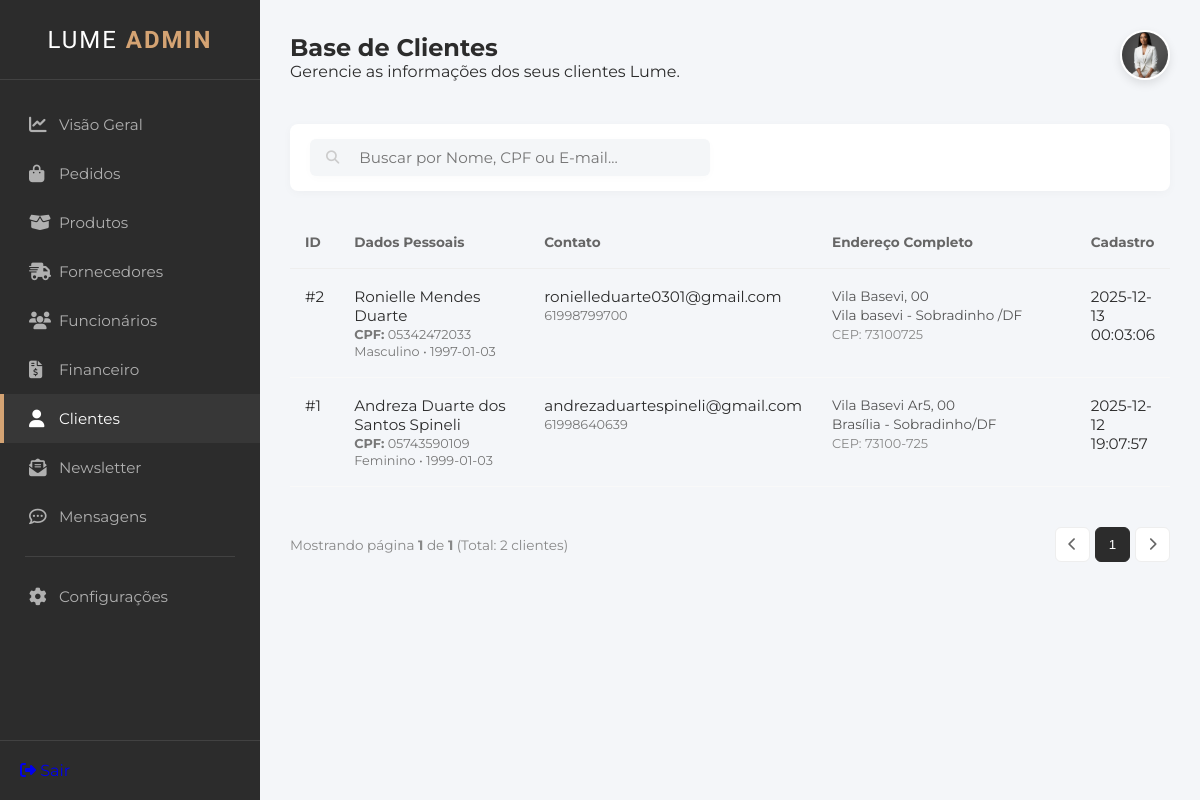
The page /cliente on the database as committed earlier.
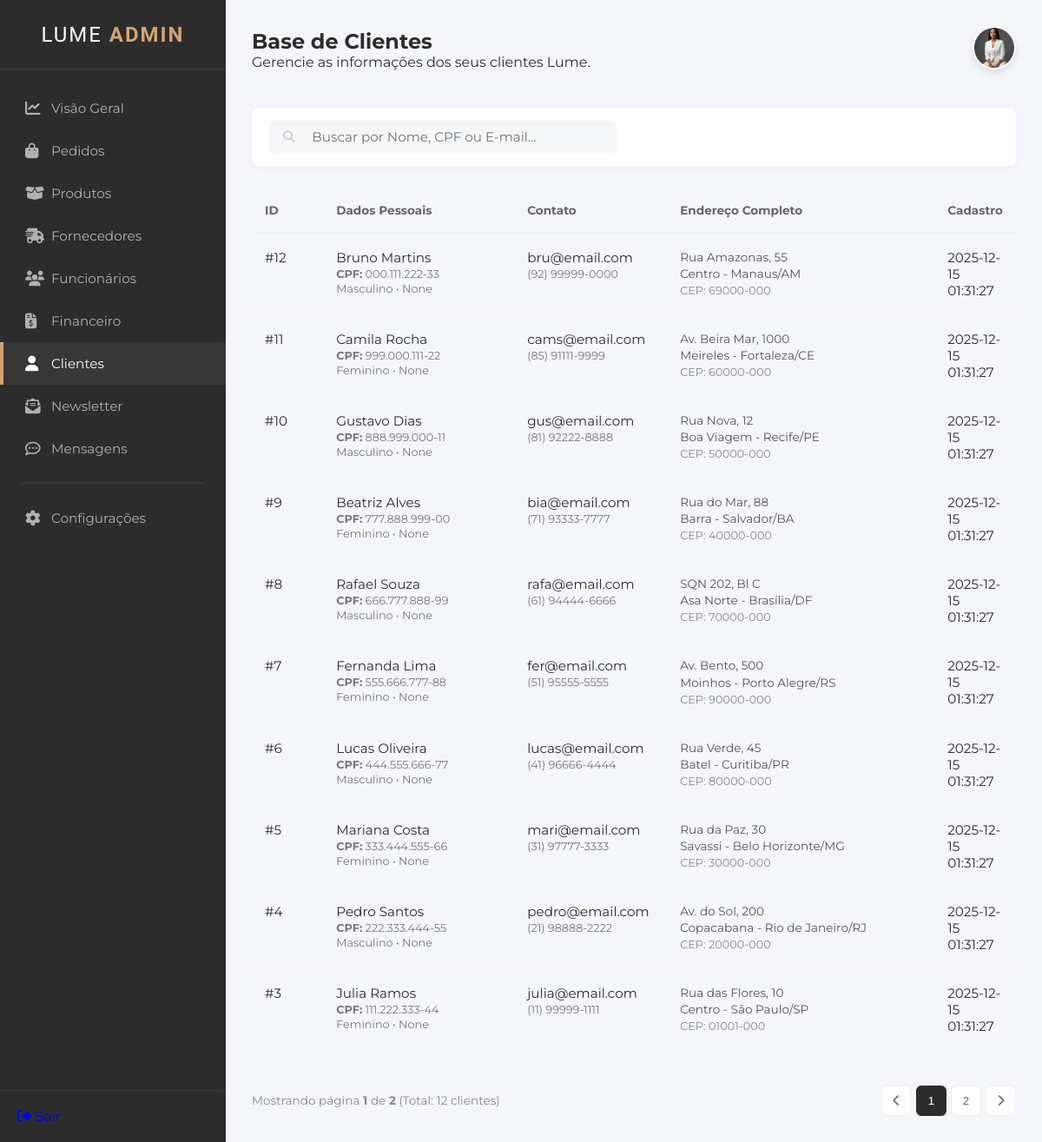
The same page on the database as committed later.
### tables this page shows
CREATE TABLE "tb_clientes" (
    "id_cliente" INTEGER PRIMARY KEY AUTOINCREMENT,
    "nome" VARCHAR(100) NOT NULL,
    "data_nasc" DATE,
    "cpf" VARCHAR(11),
    "genero" VARCHAR(20),
    "tel_cel" VARCHAR(20),
    "email" VARCHAR(100) NOT NULL,
    "cep" VARCHAR(9),
    "endereco" VARCHAR(100),
    "n" VARCHAR(10),
    "complemento" VARCHAR(50),
    "referencia" VARCHAR(100),
    "bairro" VARCHAR(50),
    "cidade" VARCHAR(50),
    "estado" VARCHAR(2),
    "senha" VARCHAR(100) NOT NULL,
    "confirmar_senha" VARCHAR(100) NOT NULL,
    "foto_perfil" TEXT,
    "data_cad" DATETIME DEFAULT CURRENT_TIMESTAMP
    );

### appinterno.py (the view)
@app.route("/cliente.html")
@app.route("/cliente")
def clientes():
    POR_PAGINA = 10
    pagina_atual = request.args.get('page', 1, type=int)
    busca = request.args.get("q", "")
    con = get_db()
    cur = con.cursor()
    if busca:
        condicao_where = "WHERE nome LIKE ? OR cpf LIKE ? OR email LIKE ?"
        termo = f"%{busca}%"
        params = [termo, termo, termo]
    else:
        condicao_where = ""
        params = []
    cur.execute(f"SELECT COUNT(*) FROM tb_clientes {condicao_where}", params)
    total_registros = cur.fetchone()[0]
    total_paginas = math.ceil(total_registros / POR_PAGINA)
    offset = (pagina_atual - 1) * POR_PAGINA
    params_final = params + [POR_PAGINA, offset]
    cur.execute(f"""
        SELECT * FROM tb_clientes
        {condicao_where}
        ORDER BY id_cliente DESC LIMIT ? OFFSET ?
    """, params_final)
    clientes_encontrados = cur.fetchall()
    con.close()
    return render_template("interno/cliente.html", clientes=clientes_encontrados, pagina_atual=pagina_atual, total_paginas=total_paginas, termo_busca=busca, total_registros=total_registros)

### appinterno.py (called while the page is built)
def get_db():
    conn = sqlite3.connect("db_lume.db")
    conn.row_factory = sqlite3.Row
    return conn

### templates/interno/cliente.html (shortened to what the changed rows need)
<!DOCTYPE html>
<html lang="pt-br">
<head>
    <link rel="stylesheet" href="https://cdnjs.cloudflare.com/ajax/libs/font-awesome/6.4.0/css/all.min.css">
    <link rel="stylesheet" href="/static/styleinterno.css">
</head>
<body>
    <div class="admin-container">
        <aside class="sidebar">
            <div class="sidebar-header">
                <h2 class="brand-text">LUME <span>ADMIN</span></h2>
            </div>
        </aside>
        <main class="main-content">
<header class="top-bar">
                <div class="page-title">
                    <h2>Base de Clientes</h2>
                </div>
</header>
        <section class="table-container">
                <table class="admin-table">
                    <thead>
                        <tr>
                            <th style="width: 50px;">ID</th>
                            <th style="width: 25%;">Dados Pessoais</th>
                            <th style="width: 20%;">Contato</th>
                            <th style="width: 35%;">Endereço Completo</th> <th style="width: 10%;">Cadastro</th>
                        </tr>
                    </thead>
                    <tbody>
    {% for c in clientes %}
    <tr>
        <td class="col-id">#{{ c['id_cliente'] }}</td>
        <td>
            <div class="info-group">
                <span class="info-main">{{ c['nome'] }}</span>
                <span class="info-sub"><strong>CPF:</strong> {{ c['cpf'] }}</span>
                <span class="info-sub">{{ c['genero'] }} • {{ c['data_nasc'] }}</span>
            </div>
        </td>
        <td>
            <div class="info-group">
                <span class="info-main">{{ c['email'] }}</span>
                <span class="info-sub">{{ c['tel_cel'] }}</span>
            </div>
        </td>
        <td>
            <div class="address-text">
                {{ c['endereco'] }}, {{ c['n'] }} <br>
                {{ c['bairro'] }} - {{ c['cidade'] }}/{{ c['estado'] }}<br>
                <span class="cep">CEP: {{ c['cep'] }}</span>
            </div>
        </td>
        <td>{{ c['data_cad'] }}</td>
    </tr>
    {% endfor %}
    </tbody>
                </table>
                <div class="pagination">
    <span class="page-info">
        Mostrando página <strong>{{ pagina_atual }}</strong> de <strong>{{ total_paginas }}</strong>
        (Total: {{ total_registros }} clientes)
    </span>
    <div class="page-buttons">
        {% if pagina_atual > 1 %}
            <a href="/cliente.html?page={{ pagina_atual - 1 }}&q={{ termo_busca }}">
                <button><i class="fa-solid fa-chevron-left"></i></button>
            </a>
        {% else %}
            <button disabled><i class="fa-solid fa-chevron-left"></i></button>
        {% endif %}
        {% for p in range(1, total_paginas + 1) %}
            {% if p == 1 or p == total_paginas or (p >= pagina_atual - 2 and p <= pagina_atual + 2) %}
                <a href="/cliente.html?page={{ p }}&q={{ termo_busca }}">
                    <button class="{{ 'active' if p == pagina_atual else '' }}">{{ p }}</button>
                </a>
            {% elif p == pagina_atual - 3 or p == pagina_atual + 3 %}
                <span style="padding: 0 5px;">...</span>
            {% endif %}
        {% endfor %}
        {% if pagina_atual < total_paginas %}
            <a href="/cliente.html?page={{ pagina_atual + 1 }}&q={{ termo_busca }}">
                <button><i class="fa-solid fa-chevron-right"></i></button>
            </a>
        {% else %}
            <button disabled><i class="fa-solid fa-chevron-right"></i></button>
        {% endif %}
    </div>
</div>
            </section>
    </main>
    </div>
</body>
</html>

Rows that differ between the two databases and show on the page:
no longer on this page (row unchanged): tb_clientes: id_cliente "2", nome "Ronielle Mendes Duarte", cpf "05342472033", genero "Masculino", data_nasc "1997-01-03", email "ronielleduarte0301@gmail.com", tel_cel "61998799700", endereco "Vila Basevi", n "00", bairro "Vila basevi", cidade "Sobradinho", estado "DF", cep "73100725", data_cad "2025-12-13 00:03:06"
no longer on this page (row unchanged): tb_clientes: id_cliente "1", nome "Andreza Duarte dos Santos Spineli", cpf "05743590109", genero "Feminino", data_nasc "1999-01-03", email "andrezaduartespineli@gmail.com", tel_cel "61998640639", endereco "Vila Basevi Ar5", n "00", bairro "Brasília", cidade "Sobradinho", estado "DF", cep "73100-725", data_cad "2025-12-12 19:07:57"
added tb_clientes: id_cliente "12", nome "Bruno Martins", cpf "000.111.222-33", genero "Masculino", data_nasc "None", email "bru@email.com", tel_cel "(92) 99999-0000", endereco "Rua Amazonas", n "55", bairro "Centro", cidade "Manaus", estado "AM", cep "69000-000", data_cad "2025-12-15 01:31:27"
added tb_clientes: id_cliente "11", nome "Camila Rocha", cpf "999.000.111-22", genero "Feminino", data_nasc "None", email "cams@email.com", tel_cel "(85) 91111-9999", endereco "Av. Beira Mar", n "1000", bairro "Meireles", cidade "Fortaleza", estado "CE", cep "60000-000", data_cad "2025-12-15 01:31:27"
added tb_clientes: id_cliente "10", nome "Gustavo Dias", cpf "888.999.000-11", genero "Masculino", data_nasc "None", email "gus@email.com", tel_cel "(81) 92222-8888", endereco "Rua Nova", n "12", bairro "Boa Viagem", cidade "Recife", estado "PE", cep "50000-000", data_cad "2025-12-15 01:31:27"
added tb_clientes: id_cliente "9", nome "Beatriz Alves", cpf "777.888.999-00", genero "Feminino", data_nasc "None", email "bia@email.com", tel_cel "(71) 93333-7777", endereco "Rua do Mar", n "88", bairro "Barra", cidade "Salvador", estado "BA", cep "40000-000", data_cad "2025-12-15 01:31:27"
added tb_clientes: id_cliente "8", nome "Rafael Souza", cpf "666.777.888-99", genero "Masculino", data_nasc "None", email "rafa@email.com", tel_cel "(61) 94444-6666", endereco "SQN 202", n "Bl C", bairro "Asa Norte", cidade "Brasília", estado "DF", cep "70000-000", data_cad "2025-12-15 01:31:27"
added tb_clientes: id_cliente "7", nome "Fernanda Lima", cpf "555.666.777-88", genero "Feminino", data_nasc "None", email "fer@email.com", tel_cel "(51) 95555-5555", endereco "Av. Bento", n "500", bairro "Moinhos", cidade "Porto Alegre", estado "RS", cep "90000-000", data_cad "2025-12-15 01:31:27"
added tb_clientes: id_cliente "6", nome "Lucas Oliveira", cpf "444.555.666-77", genero "Masculino", data_nasc "None", email "lucas@email.com", tel_cel "(41) 96666-4444", endereco "Rua Verde", n "45", bairro "Batel", cidade "Curitiba", estado "PR", cep "80000-000", data_cad "2025-12-15 01:31:27"
added tb_clientes: id_cliente "5", nome "Mariana Costa", cpf "333.444.555-66", genero "Feminino", data_nasc "None", email "mari@email.com", tel_cel "(31) 97777-3333", endereco "Rua da Paz", n "30", bairro "Savassi", cidade "Belo Horizonte", estado "MG", cep "30000-000", data_cad "2025-12-15 01:31:27"
added tb_clientes: id_cliente "4", nome "Pedro Santos", cpf "222.333.444-55", genero "Masculino", data_nasc "None", email "pedro@email.com", tel_cel "(21) 98888-2222", endereco "Av. do Sol", n "200", bairro "Copacabana", cidade "Rio de Janeiro", estado "RJ", cep "20000-000", data_cad "2025-12-15 01:31:27"
added tb_clientes: id_cliente "3", nome "Julia Ramos", cpf "111.222.333-44", genero "Feminino", data_nasc "None", email "julia@email.com", tel_cel "(11) 99999-1111", endereco "Rua das Flores", n "10", bairro "Centro", cidade "São Paulo", estado "SP", cep "01001-000", data_cad "2025-12-15 01:31:27"
Other text that changed with them:
{{ total_paginas }}: "1" → "2"
{{ total_registros }}: "2" → "12"
new list line: "2"
